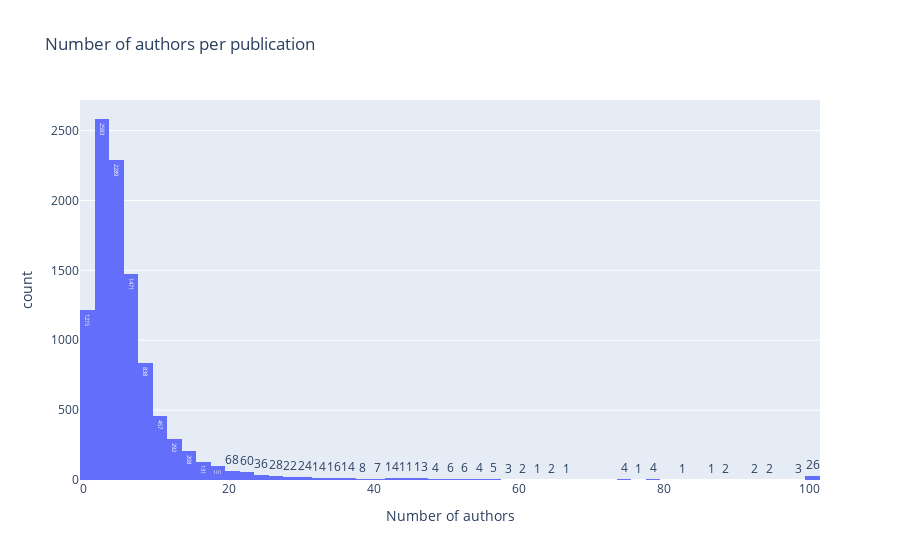

This figure's notebook cell:
### Code cell
title = "Number of authors per publication"
authors = list(works.aggregate([
    {
        "$project": {
            "_id": 0,
            "authorsCount":  { "$size": "$authorships" }
        }
    }
]))

df = pd.DataFrame(authors)
fig = px.histogram(df, x="authorsCount", nbins=50, text_auto=True, title=title)
fig.update_layout(xaxis_title_text="Number of authors")
fig.show()

### Figure 1 — Plotly figure (JSON) as saved in the notebook; plotly's stock layout.template omitted (floating-point values rounded to 4 significant figures; data arrays with more than 128 entries replaced by an {"elided": "..."} marker saying what was removed)
{"data": [{"alignmentgroup": "True", "bingroup": "x", "hovertemplate": "authorsCount=%{x}<br>count=%{y}<extra></extra>", "legendgroup": "", "marker": {"color": "#636efa", "pattern": {"shape": ""}}, "name": "", "nbinsx": 50, "offsetgroup": "", "orientation": "v", "showlegend": false, "texttemplate": "%{value}", "type": "histogram", "x": {"elided": "10000 int values"}, "xaxis": "x", "yaxis": "y"}], "layout": {"barmode": "relative", "legend": {"tracegroupgap": 0}, "title": {"text": "Number of authors per publication"}, "xaxis": {"anchor": "y", "domain": [0, 1], "title": {"text": "Number of authors"}}, "yaxis": {"anchor": "x", "domain": [0, 1], "title": {"text": "count"}}}}
